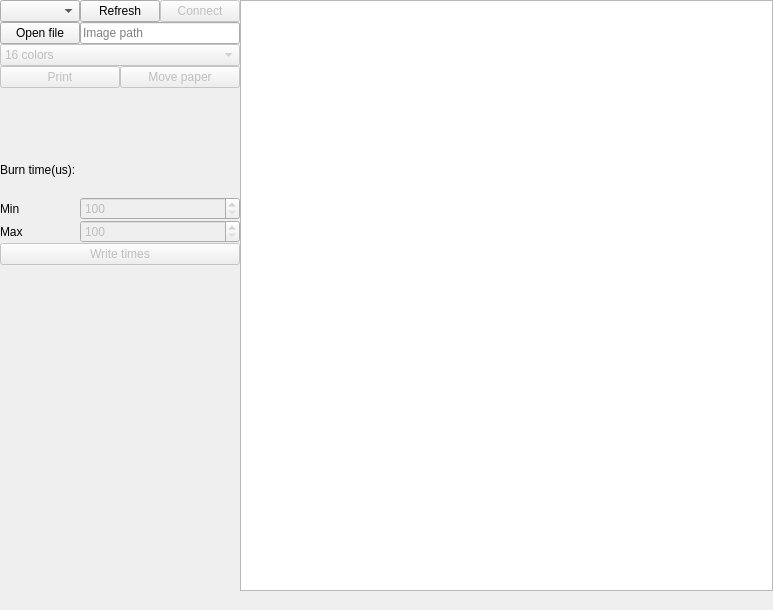
<?xml version="1.0" encoding="UTF-8"?>
<ui version="4.0">
 <class>MainWindow</class>
 <widget class="QMainWindow" name="MainWindow">
  <property name="geometry">
   <rect>
    <x>0</x>
    <y>0</y>
    <width>773</width>
    <height>610</height>
   </rect>
  </property>
  <property name="windowTitle">
   <string>Термопринтер</string>
  </property>
  <widget class="QWidget" name="centralwidget">
   <layout class="QGridLayout" name="gridLayout">
    <property name="sizeConstraint">
     <enum>QLayout::SetDefaultConstraint</enum>
    </property>
    <property name="leftMargin">
     <number>0</number>
    </property>
    <property name="topMargin">
     <number>0</number>
    </property>
    <property name="rightMargin">
     <number>0</number>
    </property>
    <property name="bottomMargin">
     <number>0</number>
    </property>
    <property name="spacing">
     <number>0</number>
    </property>
    <item row="0" column="1" colspan="2">
     <widget class="QPushButton" name="pushButton_5">
      <property name="text">
       <string>Refresh</string>
      </property>
     </widget>
    </item>
    <item row="6" column="0">
     <widget class="QLabel" name="label_2">
      <property name="text">
       <string>Min</string>
      </property>
     </widget>
    </item>
    <item row="6" column="1" colspan="4">
     <widget class="QSpinBox" name="spinBox_2">
      <property name="enabled">
       <bool>false</bool>
      </property>
      <property name="minimum">
       <number>100</number>
      </property>
      <property name="maximum">
       <number>6000</number>
      </property>
     </widget>
    </item>
    <item row="0" column="5" rowspan="15">
     <widget class="QGraphicsView" name="graphicsView_2">
      <property name="minimumSize">
       <size>
        <width>390</width>
        <height>0</height>
       </size>
      </property>
     </widget>
    </item>
    <item row="0" column="0">
     <widget class="QComboBox" name="comboBox"/>
    </item>
    <item row="1" column="0">
     <widget class="QPushButton" name="pushButton_3">
      <property name="text">
       <string>Open file</string>
      </property>
      <property name="checkable">
       <bool>false</bool>
      </property>
      <property name="checked">
       <bool>false</bool>
      </property>
     </widget>
    </item>
    <item row="0" column="3" colspan="2">
     <widget class="QPushButton" name="pushButton">
      <property name="enabled">
       <bool>false</bool>
      </property>
      <property name="text">
       <string>Connect</string>
      </property>
     </widget>
    </item>
    <item row="5" column="0" colspan="5">
     <widget class="QLabel" name="label">
      <property name="text">
       <string>Burn time(us):</string>
      </property>
     </widget>
    </item>
    <item row="1" column="1" colspan="4">
     <widget class="QLineEdit" name="lineEdit">
      <property name="enabled">
       <bool>true</bool>
      </property>
      <property name="readOnly">
       <bool>false</bool>
      </property>
      <property name="placeholderText">
       <string>Image path</string>
      </property>
     </widget>
    </item>
    <item row="7" column="0">
     <widget class="QLabel" name="label_3">
      <property name="text">
       <string>Max</string>
      </property>
     </widget>
    </item>
    <item row="7" column="1" colspan="4">
     <widget class="QSpinBox" name="spinBox">
      <property name="enabled">
       <bool>false</bool>
      </property>
      <property name="minimum">
       <number>100</number>
      </property>
      <property name="maximum">
       <number>6000</number>
      </property>
     </widget>
    </item>
    <item row="8" column="0" colspan="5">
     <widget class="QPushButton" name="pushButton_6">
      <property name="enabled">
       <bool>false</bool>
      </property>
      <property name="text">
       <string>Write times</string>
      </property>
     </widget>
    </item>
    <item row="3" column="0" colspan="2">
     <widget class="QPushButton" name="pushButton_4">
      <property name="enabled">
       <bool>false</bool>
      </property>
      <property name="text">
       <string>Print</string>
      </property>
     </widget>
    </item>
    <item row="3" column="2" colspan="3">
     <widget class="QPushButton" name="pushButton_2">
      <property name="enabled">
       <bool>false</bool>
      </property>
      <property name="text">
       <string>Move paper</string>
      </property>
     </widget>
    </item>
    <item row="2" column="0" colspan="5">
     <widget class="QComboBox" name="comboBox_2">
      <property name="enabled">
       <bool>false</bool>
      </property>
      <item>
       <property name="text">
        <string>16 colors</string>
       </property>
      </item>
      <item>
       <property name="text">
        <string>8 colors, faster</string>
       </property>
      </item>
      <item>
       <property name="text">
        <string>4 colors, faster</string>
       </property>
      </item>
      <item>
       <property name="text">
        <string>monochrome, super fast</string>
       </property>
      </item>
     </widget>
    </item>
   </layout>
  </widget>
  <widget class="QStatusBar" name="statusbar">
   <property name="sizeGripEnabled">
    <bool>false</bool>
   </property>
  </widget>
  <action name="action">
   <property name="checkable">
    <bool>false</bool>
   </property>
   <property name="text">
    <string>Открыть</string>
   </property>
  </action>
 </widget>
 <resources/>
 <connections/>
</ui>
